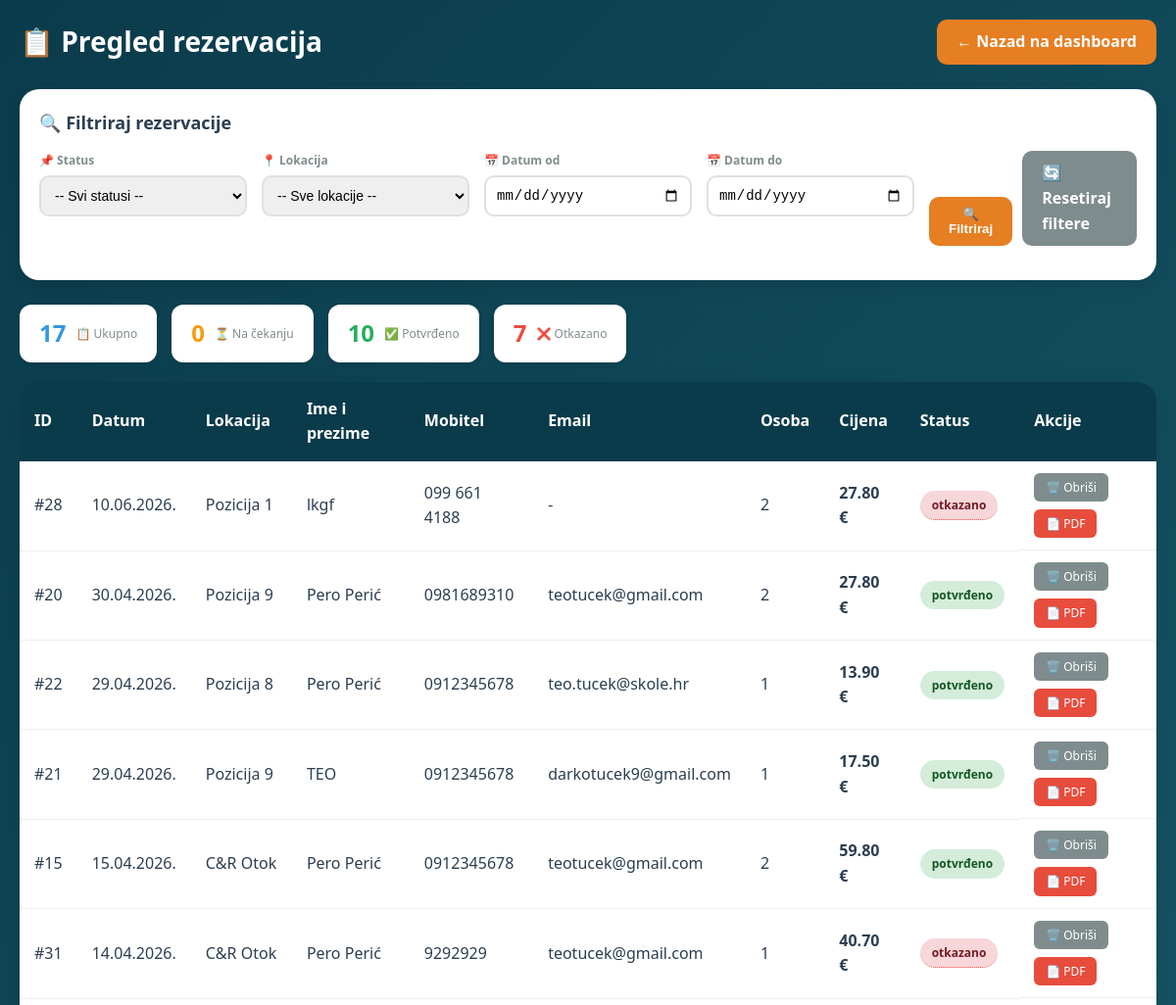
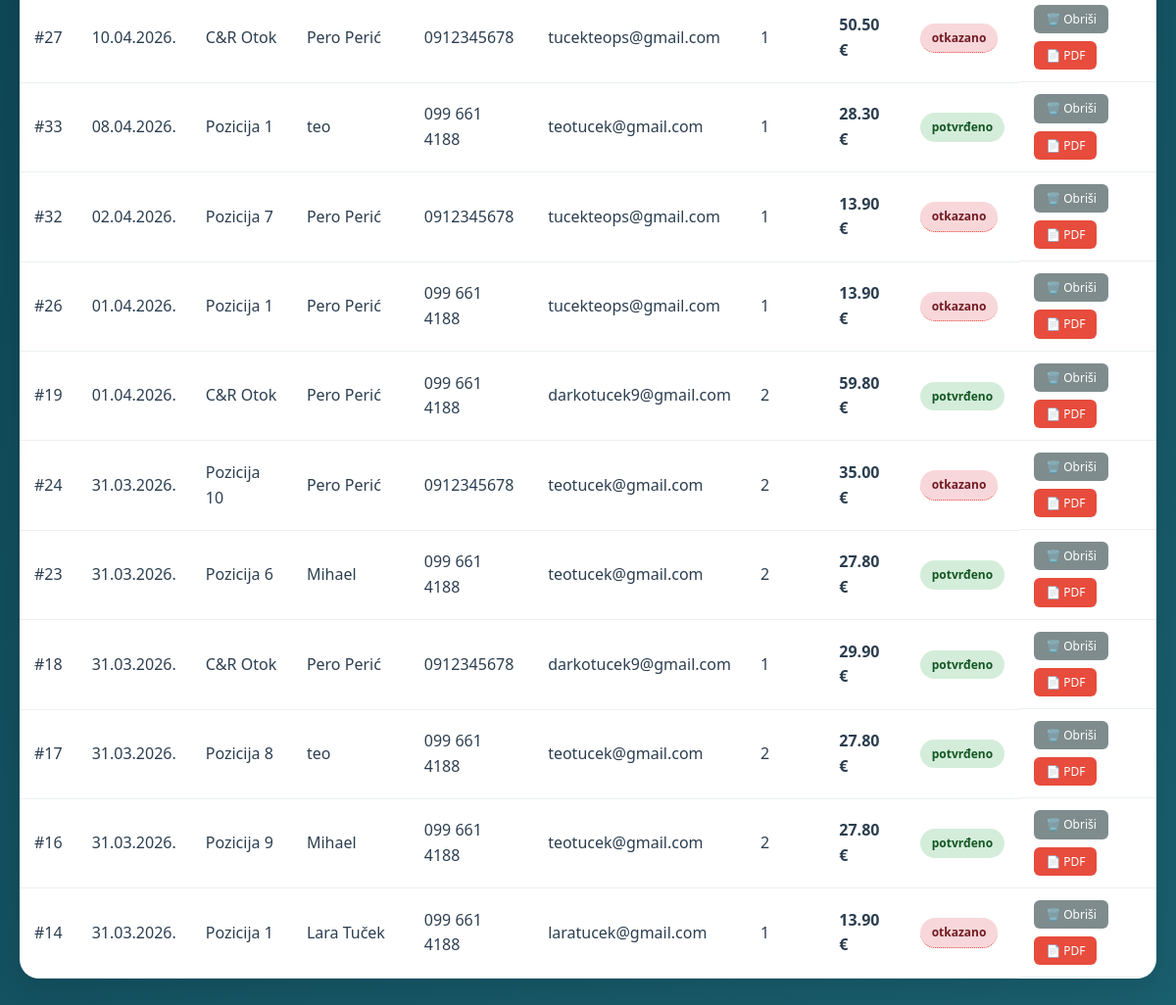
Page /admin/admin_rezervacije.php (signed in) on the committed database (2 pictures, top to bottom).
### tables this page shows
CREATE TABLE `rezervacije` (
  `id_rezervacije` int(11) NOT NULL,
  `id_lokacije` int(11) NOT NULL,
  `id_tipa_ulaznice` int(11) DEFAULT NULL,
  `id_paketa_nocni` int(11) DEFAULT NULL,
  `datum_rezervacije` date NOT NULL,
  `ime_prezime` varchar(100) NOT NULL,
  `broj_mobitela` varchar(20) NOT NULL,
  `email` varchar(100) DEFAULT NULL,
  `broj_osoba` int(11) NOT NULL,
  `cijena_po_osobi` decimal(10,2) NOT NULL,
  `napomena` text DEFAULT NULL,
  `status` enum('na čekanju','potvrđeno','otkazano') DEFAULT 'na čekanju',
  `razlog_otkazivanja` text DEFAULT NULL,
  `created_at` timestamp NOT NULL DEFAULT current_timestamp()
);

CREATE TABLE `lokacije` (
  `id_lokacije` int(11) NOT NULL,
  `naziv` varchar(100) NOT NULL,
  `tip` enum('R23 pozicija','C&R Otok') NOT NULL,
  `kapacitet` int(11) NOT NULL DEFAULT 2,
  `opis` text DEFAULT NULL,
  `ima_struju` tinyint(1) DEFAULT 0,
  `ima_sjenicu` tinyint(1) DEFAULT 0,
  `aktivno` tinyint(1) DEFAULT 1
);

### admin/admin_rezervacije.php (the view, shortened to what this page needs)
<?php
require_once '../spoji.php';
$filter_datum_od = isset($_GET['datum_od']) ? $_GET['datum_od'] : '';
$filter_datum_do = isset($_GET['datum_do']) ? $_GET['datum_do'] : '';
$sql = "SELECT r.*, l.naziv AS lokacija_naziv, r.razlog_otkazivanja
        FROM rezervacije r
        JOIN lokacije l ON r.id_lokacije = l.id_lokacije
        WHERE 1=1";
$params = [];
$types = "";
$sql .= " ORDER BY r.datum_rezervacije DESC, r.id_rezervacije DESC";
if (!empty($params)) {
    $stmt = $mysqli->prepare($sql);
    $stmt->bind_param($types, ...$params);
    $stmt->execute();
    $rezervacije = $stmt->get_result();
} else {
    $rezervacije = $mysqli->query($sql);
}
$stats_sql = "SELECT
    COUNT(*) AS ukupno,
    SUM(CASE WHEN status = 'na čekanju' THEN 1 ELSE 0 END) AS cekanje,
    SUM(CASE WHEN status = 'potvrđeno' THEN 1 ELSE 0 END) AS potvrdeno,
    SUM(CASE WHEN status = 'otkazano' THEN 1 ELSE 0 END) AS otkazano
FROM rezervacije r
JOIN lokacije l ON r.id_lokacije = l.id_lokacije
WHERE 1=1";
$stats = $mysqli->query($stats_sql)->fetch_assoc();
?>
<!DOCTYPE html>
<html lang="hr">
<head>
    <link rel="stylesheet" href="../style.css">
</head>
<body>
    <div class="container">
        <div class="header-actions">
            <h1>📋 Pregled rezervacija</h1>
            <a href="admin_dashboard.php" class="btn-back">← Nazad na dashboard</a>
        </div>
        <div class="filter-box">
            <div class="filter-title">🔍 Filtriraj rezervacije</div>
            <form method="GET" action="">
                <div class="filter-grid">
                    <div class="filter-group">
                        <label>📌 Status</label>
                        <select name="status">
                            <option value="">-- Svi statusi --</option>
                        </select>
                    </div>
                    <div class="filter-group">
                        <label>📍 Lokacija</label>
                        <select name="lokacija">
                            <option value="">-- Sve lokacije --</option>
                        </select>
                    </div>
                    <div class="filter-group">
                        <label>📅 Datum od</label>
                        <input type="date" name="datum_od" value="<?php echo $filter_datum_od; ?>">
                    </div>
                    <div class="filter-group">
                        <label>📅 Datum do</label>
                        <input type="date" name="datum_do" value="<?php echo $filter_datum_do; ?>">
                    </div>
                    <div class="filter-buttons">
                        <button type="submit" class="btn-filter">🔍 Filtriraj</button>
                        <a href="admin_rezervacije.php" class="btn-reset">🔄 Resetiraj filtere</a>
                    </div>
                </div>
            </form>
        </div>
        <div class="stats-mini">
            <div class="stat-mini-card ukupno">
                <span class="count"><?php echo $stats['ukupno']; ?></span>
                <span class="label">📋 Ukupno</span>
            </div>
            <div class="stat-mini-card cekanje">
                <span class="count"><?php echo $stats['cekanje']; ?></span>
                <span class="label">⏳ Na čekanju</span>
            </div>
            <div class="stat-mini-card potvrdeno">
                <span class="count"><?php echo $stats['potvrdeno']; ?></span>
                <span class="label">✅ Potvrđeno</span>
            </div>
            <div class="stat-mini-card otkazano">
                <span class="count"><?php echo $stats['otkazano']; ?></span>
                <span class="label">❌ Otkazano</span>
            </div>
        </div>
        <div class="table-container">
            <table class="admin-table">
                <thead>
                    <tr>
                        <th>ID</th>
                        <th>Datum</th>
                        <th>Lokacija</th>
                        <th>Ime i prezime</th>
                        <th>Mobitel</th>
                        <th>Email</th>
                        <th>Osoba</th>
                        <th>Cijena</th>
                        <th>Status</th>
                        <th>Akcije</th>
                     </thead>
                <tbody>
                    <?php if (!$rezervacije || $rezervacije->num_rows == 0): ?>
                        <tr class="empty-row">
                            <td colspan="10">📭 Nema rezervacija za prikaz</td>
                        </tr>
                    <?php else: ?>
                        <?php while ($r = $rezervacije->fetch_assoc()):
                            $usluge_sql = $mysqli->query("SELECT SUM(kolicina * cijena_po_komadu) as ukupno FROM stavke_usluga WHERE id_rezervacije = " . $r['id_rezervacije']);
                            $ukupno_usluge = 0;
                            if ($usluge_sql && $usluge_sql->num_rows > 0) {
                                $usluge_row = $usluge_sql->fetch_assoc();
                                $ukupno_usluge = $usluge_row['ukupno'] ?? 0;
                            }
                            $ukupna_cijena = ($r['broj_osoba'] * $r['cijena_po_osobi']) + $ukupno_usluge;
                        ?>
                        <tr>
                            <td>#<?php echo $r['id_rezervacije']; ?></td>
                            <td><?php echo date('d.m.Y.', strtotime($r['datum_rezervacije'])); ?></td>
                            <td><?php echo htmlspecialchars($r['lokacija_naziv']); ?></td>
                            <td><?php echo htmlspecialchars($r['ime_prezime']); ?></td>
                            <td><?php echo $r['broj_mobitela']; ?></td>
                            <td><?php echo $r['email'] ?: '-'; ?></td>
                            <td><?php echo $r['broj_osoba']; ?></td>
                            <td><strong><?php echo number_format($ukupna_cijena, 2); ?> €</strong></td>
                            <td class="status-cell">
                                <span class="status-badge status-<?php
                                    echo $r['status'] == 'na čekanju' ? 'cekanju' :
                                        ($r['status'] == 'potvrđeno' ? 'potvrdeno' : 'otkazano');
                                ?>">
                                    <?php echo $r['status']; ?>
                                </span>
                            </td>
                            <td class="action-buttons">
                                <a href="?obrisi=<?php echo $r['id_rezervacije']; ?>"
                                   class="btn-delete"
                                   onclick="return confirm('⚠️ SIGURNO? Obrisati rezervaciju #<?php echo $r['id_rezervacije']; ?>?')">
                                   🗑️ Obriši
                                </a>
                                <a href="../pdf_generator.php?id=<?php echo $r['id_rezervacije']; ?>"
                                   class="btn-pdf" target="_blank">
                                   📄 PDF
                                </a>
                            </td>
                        </tr>
                        <?php endwhile; ?>
                    <?php endif; ?>
                </tbody>
            </table>
        </div>
    </div>
</body>
</html>

### style.css (style rules this page uses)
* { margin: 0; padding: 0; box-sizing: border-box; }
body { font-family: 'Segoe UI', Tahoma, Geneva, Verdana, sans-serif; background: linear-gradient(135deg, #0a3b4b 0%, #1a5f6e 100%); min-height: 100vh; color: #2c3e50; line-height: 1.6; }
.container { max-width: 1200px; margin: 0 auto; padding: 40px 20px; }
.table-container { overflow-x: auto; background: white; border-radius: 15px; box-shadow: 0 10px 30px rgba(0,0,0,0.1); margin: 20px 0; }
table { width: 100%; border-collapse: collapse; }
th { background: #0a3b4b; color: white; padding: 12px; text-align: left; }
td { padding: 12px; border-bottom: 1px solid #ecf0f1; }

### admin/admin_rezervacije.php (style rules this page uses)
body { background: linear-gradient(135deg, #0a3b4b, #1a5f6e); font-family: 'Segoe UI', Tahoma, Geneva, Verdana, sans-serif; }
.container { max-width: 1400px; margin: 0 auto; padding: 20px; }
.header-actions { display: flex; justify-content: space-between; align-items: center; margin-bottom: 25px; }
.header-actions h1 { color: white; font-size: 28px; }
.btn-back { background: #e67e22; color: white; padding: 10px 20px; border-radius: 10px; text-decoration: none; font-weight: 600; transition: all 0.3s; }
.filter-box { background: white; border-radius: 20px; padding: 20px; margin-bottom: 25px; box-shadow: 0 5px 15px rgba(0,0,0,0.1); }
.filter-title { font-size: 18px; font-weight: 600; color: #2c3e50; margin-bottom: 15px; display: flex; align-items: center; gap: 8px; }
.filter-grid { display: grid; grid-template-columns: repeat(auto-fit, minmax(200px, 1fr)); gap: 15px; margin-bottom: 15px; }
.filter-group { display: flex; flex-direction: column; }
.filter-group label { font-size: 12px; font-weight: 600; color: #7f8c8d; margin-bottom: 5px; }
.filter-group select, .filter-group input { padding: 10px; border: 2px solid #e0e0e0; border-radius: 10px; font-size: 14px; transition: all 0.3s; }
.filter-buttons { display: flex; gap: 10px; align-items: flex-end; }
.btn-filter { background: #e67e22; color: white; padding: 10px 20px; border: none; border-radius: 10px; cursor: pointer; font-weight: 600; transition: all 0.3s; }
.btn-reset { background: #7f8c8d; color: white; padding: 10px 20px; border: none; border-radius: 10px; cursor: pointer; font-weight: 600; text-decoration: none; display: inline-block; }
.stats-mini { display: flex; gap: 15px; margin-bottom: 20px; flex-wrap: wrap; }
.stat-mini-card { background: white; border-radius: 12px; padding: 10px 20px; display: flex; align-items: center; gap: 10px; box-shadow: 0 2px 5px rgba(0,0,0,0.1); }
.stat-mini-card .count { font-size: 24px; font-weight: bold; }
.stat-mini-card .label { font-size: 12px; color: #7f8c8d; }
.stat-mini-card.cekanje .count { color: #f39c12; }
.stat-mini-card.potvrdeno .count { color: #27ae60; }
.stat-mini-card.otkazano .count { color: #e74c3c; }
.stat-mini-card.ukupno .count { color: #3498db; }
.table-container { background: white; border-radius: 20px; overflow: hidden; box-shadow: 0 10px 30px rgba(0,0,0,0.1); overflow-x: auto; }
.admin-table { width: 100%; border-collapse: collapse; min-width: 800px; }
.admin-table th { background: #0a3b4b; color: white; padding: 15px; text-align: left; }
.admin-table td { padding: 12px 15px; border-bottom: 1px solid #ecf0f1; }
.status-badge { display: inline-block; padding: 5px 12px; border-radius: 20px; font-size: 12px; font-weight: 600; }
.status-potvrdeno { background: #d4edda; color: #155724; }
.status-otkazano { background: #f8d7da; color: #721c24; }
.status-cell { position: relative; cursor: pointer; }
.status-otkazano { position: relative; cursor: help; border-bottom: 1px dotted #e74c3c; }
.action-buttons { display: flex; gap: 8px; flex-wrap: wrap; }
.btn-delete { background: #7f8c8d; color: white; padding: 5px 12px; border-radius: 6px; text-decoration: none; font-size: 12px; }
.btn-pdf { background: #e74c3c; color: white; padding: 5px 12px; border-radius: 6px; text-decoration: none; font-size: 12px; transition: all 0.3s; display: inline-block; }

### rows in the picture
rezervacije: id_rezervacije "28", datum_rezervacije "10.06.2026.", id_lokacije.naziv "Pozicija 1", ime_prezime "lkgf", broj_mobitela "099 661 4188", email "-", broj_osoba "2", ukupna_cijena "27.80", status "otkazano"
rezervacije: id_rezervacije "20", datum_rezervacije "30.04.2026.", id_lokacije.naziv "Pozicija 9", ime_prezime "Pero Perić", broj_mobitela "0981689310", email "teotucek@gmail.com", broj_osoba "2", ukupna_cijena "27.80", status "potvrđeno"
rezervacije: id_rezervacije "22", datum_rezervacije "29.04.2026.", id_lokacije.naziv "Pozicija 8", ime_prezime "Pero Perić", broj_mobitela "0912345678", email "teo.tucek@skole.hr", broj_osoba "1", cijena_po_osobi "13.90", status "potvrđeno"
rezervacije: id_rezervacije "21", datum_rezervacije "29.04.2026.", id_lokacije.naziv "Pozicija 9", ime_prezime "TEO", broj_mobitela "0912345678", email "darkotucek9@gmail.com", broj_osoba "1", cijena_po_osobi "17.50", status "potvrđeno"
rezervacije: id_rezervacije "15", datum_rezervacije "15.04.2026.", id_lokacije.naziv "C&R Otok", ime_prezime "Pero Perić", broj_mobitela "0912345678", email "teotucek@gmail.com", broj_osoba "2", ukupna_cijena "59.80", status "potvrđeno"
rezervacije: id_rezervacije "31", datum_rezervacije "14.04.2026.", id_lokacije.naziv "C&R Otok", ime_prezime "Pero Perić", broj_mobitela "9292929", email "teotucek@gmail.com", broj_osoba "1", ukupna_cijena "40.70", status "otkazano"
rezervacije: id_rezervacije "27", datum_rezervacije "10.04.2026.", id_lokacije.naziv "C&R Otok", ime_prezime "Pero Perić", broj_mobitela "0912345678", email "tucekteops@gmail.com", broj_osoba "1", ukupna_cijena "50.50", status "otkazano"
rezervacije: id_rezervacije "33", datum_rezervacije "08.04.2026.", id_lokacije.naziv "Pozicija 1", ime_prezime "teo", broj_mobitela "099 661 4188", email "teotucek@gmail.com", broj_osoba "1", ukupna_cijena "28.30", status "potvrđeno"
rezervacije: id_rezervacije "32", datum_rezervacije "02.04.2026.", id_lokacije.naziv "Pozicija 7", ime_prezime "Pero Perić", broj_mobitela "0912345678", email "tucekteops@gmail.com", broj_osoba "1", cijena_po_osobi "13.90", status "otkazano"
rezervacije: id_rezervacije "26", datum_rezervacije "01.04.2026.", id_lokacije.naziv "Pozicija 1", ime_prezime "Pero Perić", broj_mobitela "099 661 4188", email "tucekteops@gmail.com", broj_osoba "1", cijena_po_osobi "13.90", status "otkazano"
rezervacije: id_rezervacije "19", datum_rezervacije "01.04.2026.", id_lokacije.naziv "C&R Otok", ime_prezime "Pero Perić", broj_mobitela "099 661 4188", email "darkotucek9@gmail.com", broj_osoba "2", ukupna_cijena "59.80", status "potvrđeno"
rezervacije: id_rezervacije "24", datum_rezervacije "31.03.2026.", id_lokacije.naziv "Pozicija 10", ime_prezime "Pero Perić", broj_mobitela "0912345678", email "teotucek@gmail.com", broj_osoba "2", ukupna_cijena "35.00", status "otkazano"
rezervacije: id_rezervacije "23", datum_rezervacije "31.03.2026.", id_lokacije.naziv "Pozicija 6", ime_prezime "Mihael", broj_mobitela "099 661 4188", email "teotucek@gmail.com", broj_osoba "2", ukupna_cijena "27.80", status "potvrđeno"
rezervacije: id_rezervacije "18", datum_rezervacije "31.03.2026.", id_lokacije.naziv "C&R Otok", ime_prezime "Pero Perić", broj_mobitela "0912345678", email "darkotucek9@gmail.com", broj_osoba "1", cijena_po_osobi "29.90", status "potvrđeno"
rezervacije: id_rezervacije "17", datum_rezervacije "31.03.2026.", id_lokacije.naziv "Pozicija 8", ime_prezime "teo", broj_mobitela "099 661 4188", email "teotucek@gmail.com", broj_osoba "2", ukupna_cijena "27.80", status "potvrđeno"
rezervacije: id_rezervacije "16", datum_rezervacije "31.03.2026.", id_lokacije.naziv "Pozicija 9", ime_prezime "Mihael", broj_mobitela "099 661 4188", email "teotucek@gmail.com", broj_osoba "2", ukupna_cijena "27.80", status "potvrđeno"
rezervacije: id_rezervacije "14", datum_rezervacije "31.03.2026.", id_lokacije.naziv "Pozicija 1", ime_prezime "Lara Tuček", broj_mobitela "099 661 4188", email "laratucek@gmail.com", broj_osoba "1", cijena_po_osobi "13.90", status "otkazano"

### other values in the picture
$stats['ukupno'] "17"
$stats['cekanje'] "0"
$stats['potvrdeno'] "10"
$stats['otkazano'] "7"
